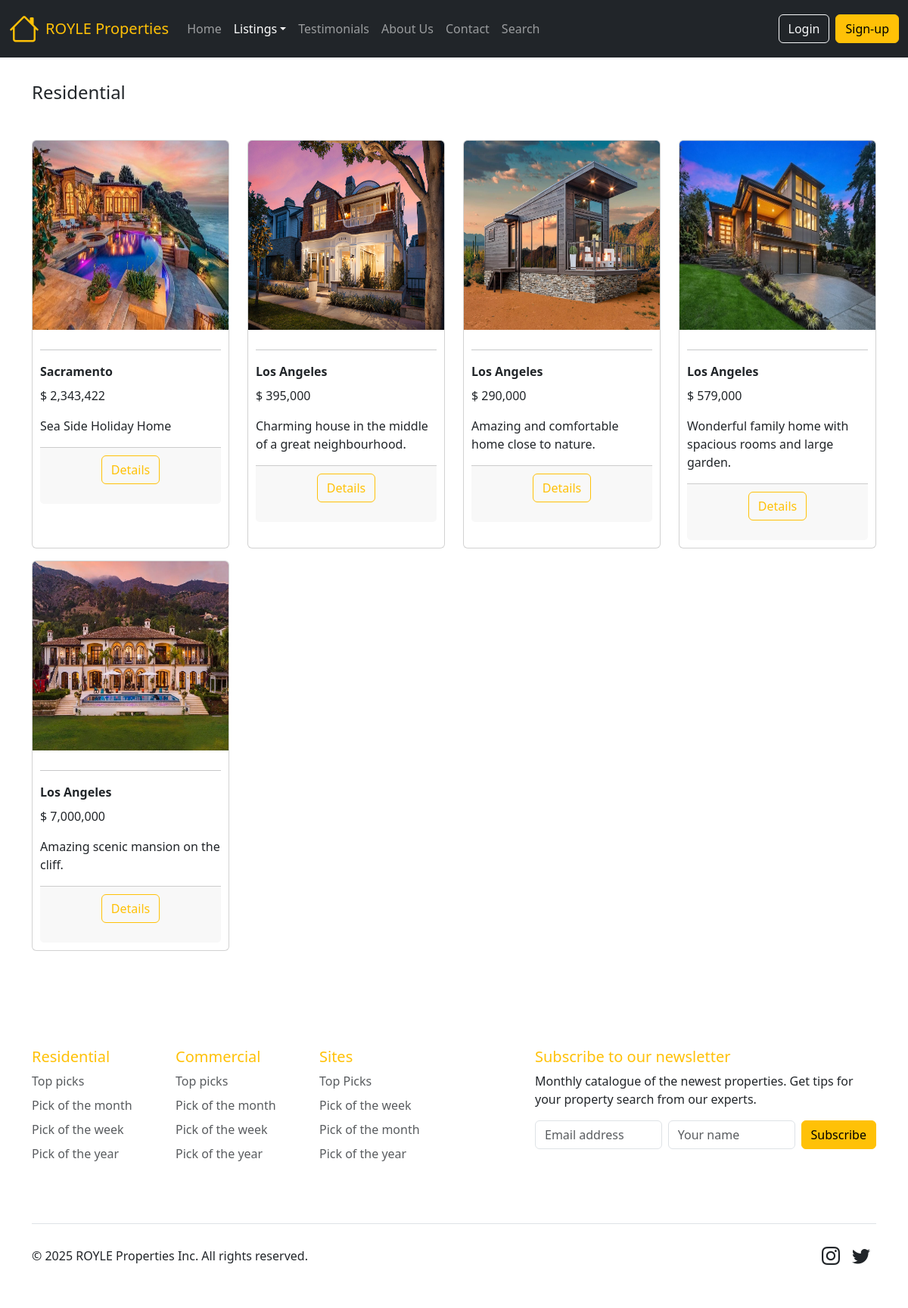
The app's page /property/displayproductsbycat.php?categoryid=1 with its own data.
### tables this page shows
CREATE TABLE `category` (
  `categoryid` int(11) NOT NULL,
  `categoryname` varchar(50) NOT NULL
);

CREATE TABLE `property` (
  `propertyid` int(11) NOT NULL,
  `address1` varchar(50) NOT NULL,
  `town` varchar(50) NOT NULL,
  `county` varchar(50) NOT NULL,
  `price` double NOT NULL,
  `bedrooms` int(2) DEFAULT NULL,
  `shortdescription` text NOT NULL,
  `longdescription` text NOT NULL,
  `image` varchar(50) NOT NULL,
  `categoryid` int(11) NOT NULL,
  `vendor_email` varchar(30) NOT NULL
);

### property/displayproductsbycat.php (the view, shortened to what this page needs)
<!DOCTYPE HTML>
<html lang="en">
<head>
  <link rel="stylesheet" href="css/styles.css">
 <link rel="stylesheet" href="https://cdnjs.cloudflare.com/ajax/libs/font-awesome/4.7.0/css/font-awesome.min.css">
 <link href="https://cdn.jsdelivr.net/npm/bootstrap@5.3.0-alpha1/dist/css/bootstrap.min.css" rel="stylesheet">
<link href="https://cdn.jsdelivr.net/npm/bootstrap-icons/font/bootstrap-icons.css" rel="stylesheet">
</head>
<body>
<div class="container-fluid p-0">
<?php include("includes/nav.php");?>
<section class="p-3 mt-3">
<div class="container-lg">
<?php
require 'connect.php';
$categoryid= $_GET["categoryid"];
$sql="SELECT * from property, category WHERE property.categoryid=$categoryid AND category.categoryid=$categoryid";
$result=mysqli_query($link, $sql);
if(mysqli_num_rows($result)>0)
{
$row=mysqli_fetch_array($result);
echo "<h4>" . $row["categoryname"] . "</h4>";
echo "<div class='row justify-content-left my-5'>";
do
{
$propertyid=$row["propertyid"];
$image=$row["image"];
$town=$row["town"];
$productdesc=$row["shortdescription"];
$price=$row["price"];
$displayprice=number_format($price);
echo "<div class='col-lg-3 col-md-4 mb-3'>";
echo "<div class='card h-100'>";
echo "<img src='$image' class='card-img-top' width='100' height='250' alt='property'>";
echo "<div class='card-body'>";
echo "<hr>";
echo  "<p class='card-title fw-bold'>$town</p>";
echo "<p>&dollar; $displayprice</p>";
echo "<p class='card-text'> $productdesc</p>";
echo "<div class='card-footer text-center'>";
echo "<p><a class='btn btn-outline-warning' href='moredetails.php?propertyid=$propertyid'>Details</a></p>";
echo "</div>";
echo "</div>";
echo "</div>";
echo "</div>";
} while ($row=mysqli_fetch_array($result));
echo "</div>";
}
else
{
echo "<div class='feedback'>";
echo "<h5>There are no properties in this category</h5>";
echo "</div>";
}
?>
</div>
</section>
<?php include("includes/footer.php");?>
</div>
</body>
</html>

### property/includes/nav.php (shortened to what this page needs)
<?php
$current_page = basename($_SERVER['PHP_SELF']);
?>
<nav class="navbar navbar-expand-md navbar-dark bg-dark" aria-label="Fourth navbar example">
  <div class="container-fluid">
    <a class="bi bi-house fs-1 text-warning me-2" href="Home.php"></a>
    <a class="navbar-brand text-warning" href="Home.php">ROYLE Properties</a>
    <div class="collapse navbar-collapse" id="navbarsExample04">
      <ul class="navbar-nav me-auto mb-2 mb-md-0">
        <li class="nav-item">
          <a class="nav-link <?php if($current_page == 'Home.php') echo 'active'; ?>" href="Home.php">Home</a>
        </li>
        <li class="nav-item dropdown">
            <a class="nav-link dropdown-toggle <?php
                if ($current_page == 'displayallproductscards.php' || ($current_page == 'displayproductsbycat.php' && isset($_GET['categoryid']) && in_array($_GET['categoryid'], ['1','2','3']))) echo 'active'; ?>"href="#" id="dropdown04" data-bs-toggle="dropdown" aria-expanded="false">Listings</a>
        </li>
        <li class="nav-item">
          <a class="nav-link <?php if($current_page == 'getcomments.php') echo 'active'; ?>" href="getcomments.php">Testimonials</a>
        </li>
        <li class="nav-item">
          <a class="nav-link <?php if($current_page == 'AboutUs.php') echo 'active'; ?>" href="AboutUs.php">About Us</a>
        </li>
        <li class="nav-item">
          <a class="nav-link <?php if($current_page == 'Contact.php') echo 'active'; ?>" href="Contact.php">Contact</a>
        </li>
        <li class="nav-item">
          <a class="nav-link <?php if($current_page == 'search.php') echo 'active'; ?>" href="search.php">Search</a>
        </li>
      </ul>
      <div class="d-flex flex-column flex-md-row gap-2 ms-ms-3">
        <button type="button" class="btn btn-outline-light">Login</button>
        <button type="button" class="btn btn-warning">Sign-up</button>
      </div>
    </div>
  </div>
</nav>

### property/includes/footer.php (shortened to what this page needs)
<div class="container">
<footer class="py-5 ">
  <div class="row">
    <div class="col-6 col-md-2 mb-3">
        <h5 class="text-warning">Residential</h5>
      <ul class="nav flex-column">
        <li class="nav-item mb-2"><a href="displayproductsbycat.php?categoryid=1" class="nav-link p-0 text-body-secondary">Top picks</a></li>
        <li class="nav-item mb-2"><a href="moredetails.php?propertyid=7" class="nav-link p-0 text-body-secondary">Pick of the month</a></li>
        <li class="nav-item mb-2"><a href="moredetails.php?propertyid=11" class="nav-link p-0 text-body-secondary">Pick of the week</a></li>
        <li class="nav-item mb-2"><a href="moredetails.php?propertyid=10" class="nav-link p-0 text-body-secondary">Pick of the year</a></li>
        <li class="nav-item mb-2"><a href="adminlogin.php" class="nav-link p-0 text-white">Admin</a></li>
      </ul>
    </div>
    <div class="col-6 col-md-2 mb-3">
        <h5 class="text-warning">Commercial</h5>
      <ul class="nav flex-column">
        <li class="nav-item mb-2"><a href="displayproductsbycat.php?categoryid=2" class="nav-link p-0 text-body-secondary">Top picks</a></li>
        <li class="nav-item mb-2"><a href="moredetails.php?propertyid=13" class="nav-link p-0 text-body-secondary">Pick of the month</a></li>
        <li class="nav-item mb-2"><a href="moredetails.php?propertyid=12" class="nav-link p-0 text-body-secondary">Pick of the week</a></li>
        <li class="nav-item mb-2"><a href="moredetails.php?propertyid=14" class="nav-link p-0 text-body-secondary">Pick of the year</a></li>
      </ul>
    </div>
    <div class="col-6 col-md-2 mb-3">
        <h5 class="text-warning">Sites</h5>
      <ul class="nav flex-column">
        <li class="nav-item mb-2"><a href="displayproductsbycat.php?categoryid=3" class="nav-link p-0 text-body-secondary">Top Picks</a></li>
        <li class="nav-item mb-2"><a href="moredetails.php?propertyid=17" class="nav-link p-0 text-body-secondary">Pick of the week</a></li>
        <li class="nav-item mb-2"><a href="moredetails.php?propertyid=16" class="nav-link p-0 text-body-secondary">Pick of the month</a></li>
        <li class="nav-item mb-2"><a href="moredetails.php?propertyid=18" class="nav-link p-0 text-body-secondary">Pick of the year</a></li>
      </ul>
    </div>
    <div class="col-md-5 offset-md-1 mb-3">
    <form action="subscribers.php" method="post">
    <h5 class="text-warning">Subscribe to our newsletter</h5>
    <p>Monthly catalogue of the newest properties. Get tips for your property search from our experts.</p>
    <div class="d-flex flex-column flex-sm-row w-100 gap-2">
      <input id="newsletterEmail" name="email" type="email" class="form-control" placeholder="Email address" required>
      <input id="newsletterName" name="name" type="text" class="form-control" placeholder="Your name" required>
      <button class="btn btn-warning" type="submit" name="submit">Subscribe</button>
    </div>
  </form>
    </div>
  </div>
  <div class="d-flex flex-column flex-sm-row justify-content-between align-items-center py-4 my-4 border-top">
    <p class="mb-0">© 2025 ROYLE Properties Inc. All rights reserved.</p>
    <ul class="list-unstyled d-flex mb-0">
      <li>
        <a class="text-dark fs-4 mx-2" href="#" aria-label="Instagram">
          <i class="bi bi-instagram"></i>
        </a>
      </li>
      <li>
        <a class="text-dark fs-4 mx-2" href="#" aria-label="Twitter">
          <i class="bi bi-twitter"></i>
        </a>
      </li>
    </ul>
  </div>
</footer>
</div>

### property/css/styles.css (style rules this page uses)
.nav-link.active.dropdown-toggle { color: white !important; }
footer a { text-decoration: none; }
.card-body { padding: 10px !important; }
.card-footer { padding: 10px !important; }

### records on screen
category: categoryname "Residential"
property: image (picture), town "Sacramento", price "2,343,422", shortdescription "Sea Side Holiday Home"
property: image (picture), town "Los Angeles", price "395,000", shortdescription "Charming house in the middle of a great neighbourhood."
property: image (picture), town "Los Angeles", price "290,000", shortdescription "Amazing and comfortable home close to nature."
property: image (picture), town "Los Angeles", price "579,000", shortdescription "Wonderful family home with spacious rooms and large garden."
property: image (picture), town "Los Angeles", price "7,000,000", shortdescription "Amazing scenic mansion on the cliff."
